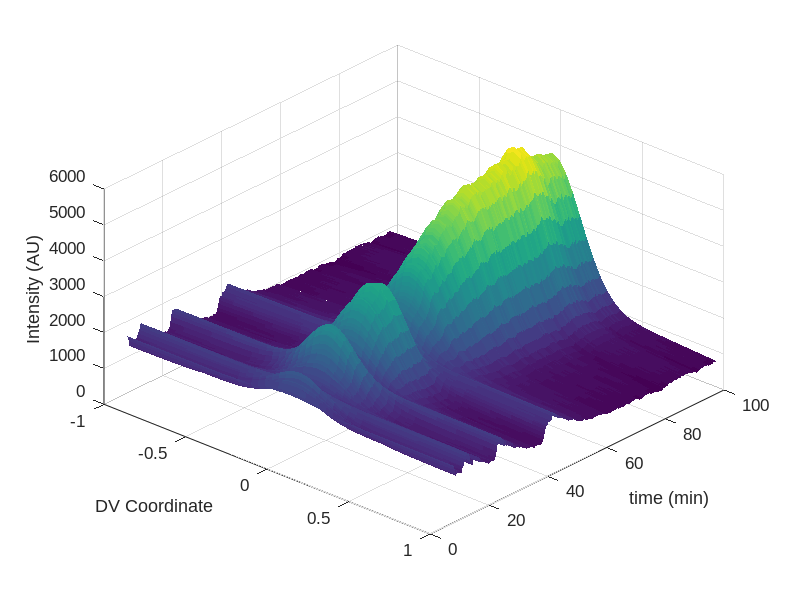

Write MATLAB code to recreate this figure.
function [varargout]=plotGregsData2

%% Greg's data
load('hybrid_embryo.mat')

A = data.A;
B = data.B;
t = data.t;
SIG = data.Sig;

%% NC 11
N11T = t(1:16);
N11A = A(1:16);
N11B = B(1:16);
sig = SIG(1:16);
m = -0.07;
M = 25;
x = linspace(0,1,M);
N11D = repmat(N11A,1,M).*exp(-repmat(x,length(N11A),1).^2./2./repmat(sig,1,length(x)).^2) + ...
    repmat(N11B,1,M) + m*N11A*x;
N11D = fliplr(rot90(N11D,3));

%% NC 12
N12T = t(33:60);
N12A = A(33:60);
N12B = B(33:60);
sig = SIG(33:60);
x = linspace(0,1,M);
N12D = repmat(N12A,1,M).*exp(-repmat(x,length(N12A),1).^2./2./repmat(sig,1,length(x)).^2) + ...
    repmat(N12B,1,M) + m*N12A*x;
N12D = fliplr(rot90(N12D,3));

%% NC 13
N13T = t(76:126);
N13A = A(76:126);
N13B = B(76:126);
sig = SIG(76:126);
x = linspace(0,1,M);
N13D = repmat(N13A,1,M).*exp(-repmat(x,length(N13A),1).^2./2./repmat(sig,1,length(x)).^2) + ...
    repmat(N13B,1,M) + m*N13A*x;
N13D = fliplr(rot90(N13D,3));

%% NC 14
N14T = t(147:327);
N14A = A(147:327);
N14B = B(147:327);
sig = SIG(147:327);
x = linspace(0,1,M);
N14D = repmat(N14A,1,M).*exp(-repmat(x,length(N14A),1).^2./2./repmat(sig,1,length(x)).^2) + ...
    repmat(N14B,1,M) + m*N14A*x;
N14D = fliplr(rot90(N14D,3));

% figure
% hold on
% surf(N11T,x,N11D)
% surf(N11T,-x,N11D)
% surf(N12T,x,N12D)
% surf(N12T,-x,N12D)
% surf(N13T,x,N13D)
% surf(N13T,-x,N13D)
% surf(N14T,x,N14D)
% surf(N14T,-x,N14D)
% shading flat


allData = repmat(A,1,M).*exp(-repmat(x,length(A),1).^2./2./repmat(SIG,1,length(x)).^2) + ...
    repmat(B,1,M) + m*A*x;
A2 = data.A2;
B2 = data.B2;
Sig2 = data.Sig2;

totalDorsalAllData = repmat(A2,1,M).*exp(-repmat(x,length(A2),1).^2./2./repmat(Sig2,1,25).^2) + ...
    repmat(B2,1,M) + m*A2*x;
% figure
% hold on
% surf(x,t,allData)
% surf(-x,t,allData)
% shading flat
% view(78,20)

if nargout == 0
% figure
% hold on
% surf(x,t(1:375)+7.695,allData(1:375,:)/max(max(allData(1:375,:))))
% surf(-x,t(1:375)+7.695,allData(1:375,:)/max(max(allData(1:375,:))))
% shading flat
% view(42,42)
% title('Nuclear dl fluorescence (normalized)')

figure
hold on
surf(x,t(1:375)+7.695,allData(1:375,:))
surf(-x,t(1:375)+7.695,allData(1:375,:))
shading flat
view(42,42)
% title('Nuclear dl fluorescence','FontName','Arial','FontSize',12)
xlabel('DV Coordinate','FontName','Arial','FontSize',12)
ylabel('time (min)','FontName','Arial','FontSize',12)
zlabel('Intensity (AU)','FontName','Arial','FontSize',12)
set(gca,'FontName','Arial','FontSize',12)
grid on
% 
% figure
% hold on
% plot(x,N11D(:,end))
% plot(-x,N11D(:,end))
% plot(x,N12D(:,end))
% plot(-x,N12D(:,end))
% plot(x,N13D(:,end))
% plot(-x,N13D(:,end))
% plot(x,N14D(:,end))
% plot(-x,N14D(:,end))
% shading flat

% figure
% hold on
% surf(x,t(1:375),totalDorsalAllData(1:375,:)/max(max(totalDorsalAllData(1:375,:))))
% surf(-x,t(1:375),totalDorsalAllData(1:375,:)/max(max(totalDorsalAllData(1:375,:))))
% shading flat
% view(42,42)
% title('Total dl fluorescence (normalized)')
% 
% figure
% hold on
% surf(x,t(1:375),allData(1:375,:)-totalDorsalAllData(1:375,:))
% surf(-x,t(1:375),allData(1:375,:)-totalDorsalAllData(1:375,:))
% shading flat
% view(42,42)
% title('Cytoplasmic dl fluorescence (normalized)?')
% plot3(zeros(375,1),t(1:375),allData(1:375,1),'LineWidth',3,'Color','blue')
% plot3(ones(375,1),t(1:375),allData(1:375,end),'LineWidth',3,'Color','red')
% plot3(-ones(375,1),t(1:375),allData(1:375,end),'LineWidth',3,'Color','red')
end




dat = {allData,totalDorsalAllData,x,t,SIG,N11D,N12D,N13D,N14D,N11T,N12T,N13T,N14T};
% assign varargout
varargout = cell(nargout);
for i = 1:max(nargout,1)
    varargout{i} = dat{i};
end

end



